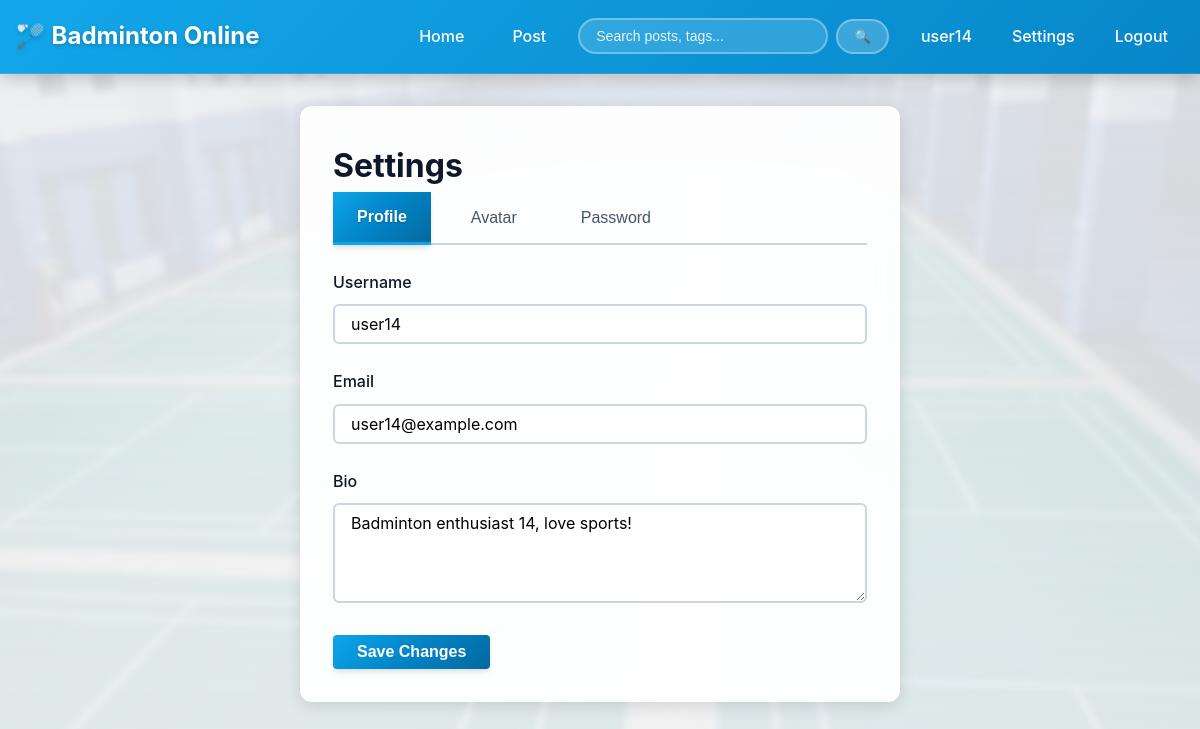
/settings (signed in), run on the app's committed database.
### app/models.py (models this page shows, shortened)
class User(UserMixin, db.Model):
    __tablename__ = 'users'
    id = db.Column(db.Integer, primary_key=True)
    username = db.Column(db.String(80), unique=True, nullable=False, index=True)
    email = db.Column(db.String(120), unique=True, nullable=False, index=True)
    password_hash = db.Column(db.String(255), nullable=False)
    avatar_url = db.Column(db.String(255), default='default_avatar.png')
    bio = db.Column(db.Text, nullable=True)
    created_at = db.Column(db.DateTime, default=datetime.utcnow, nullable=False)
    last_login = db.Column(db.DateTime, nullable=True)
    is_active = db.Column(db.Boolean, default=True, nullable=False)
    is_admin = db.Column(db.Boolean, default=False, nullable=False)
    posts = db.relationship('Post', backref='author', lazy='dynamic',
                           cascade='all, delete-orphan')
    comments = db.relationship('Comment', backref='author', lazy='dynamic',
                              cascade='all, delete-orphan')
    following = db.relationship(
        'User', secondary=follows,
        primaryjoin=('follows.c.follower_id == User.id'),
        secondaryjoin=('follows.c.following_id == User.id'),
        backref=db.backref('followers', lazy='dynamic'),
        lazy='dynamic'
    )
    bookmarked_posts = db.relationship(
        'Post', secondary=bookmarks,
        backref=db.backref('bookmarked_by', lazy='dynamic'),
        lazy='dynamic'
    )
    liked_posts = db.relationship(
        'Post', secondary=post_likes,
        backref=db.backref('liked_by', lazy='dynamic'),
        lazy='dynamic'
    )
    liked_comments = db.relationship(
        'Comment', secondary=comment_likes,
        backref=db.backref('liked_by', lazy='dynamic'),
        lazy='dynamic'
    )

### app/routes.py (the view, shortened to what this page needs)
@main.route('/settings', methods=['GET', 'POST'])
@login_required
def settings():
    form = UserSettingsForm()
    password_form = PasswordChangeForm()
    form.username.data = current_user.username
    form.email.data = current_user.email
    form.bio.data = current_user.bio
    return render_template('user_settings.html', form=form, password_form=password_form)

### app/forms.py
class UserSettingsForm(FlaskForm):
    username = StringField('Username', validators=[
        DataRequired('Please enter a username'),
        Length(min=3, max=20, message='Username must be between 3 and 20 characters')
    ])
    email = StringField('Email', validators=[
        DataRequired('Please enter an email address'),
        Email('Please enter a valid email address')
    ])
    bio = TextAreaField('Bio', validators=[
        Length(max=500, message='Bio cannot exceed 500 characters')
    ])
    avatar = FileField('Avatar', validators=[
        Optional()
    ])
    submit = SubmitField('Save Changes')

class PasswordChangeForm(FlaskForm):
    old_password = PasswordField('Current Password', validators=[DataRequired('Please enter current password')])
    new_password = PasswordField('New Password', validators=[
        DataRequired('Please enter new password'),
        Length(min=8, message='Password must be at least 8 characters')
    ])
    new_password2 = PasswordField('Confirm New Password', validators=[
        DataRequired('Please confirm new password'),
        EqualTo('new_password', message='Passwords do not match')
    ])
    submit = SubmitField('Change Password')

### templates/user_settings.html (shortened to what this page needs)
{% extends "base.html" %}
{% block content %}
<div class="container">
    <div class="settings-container">
        <h1>Settings</h1>
        <div class="settings-tabs">
            <button class="tab-btn active" data-tab="profile">Profile</button>
            <button class="tab-btn" data-tab="avatar">Avatar</button>
            <button class="tab-btn" data-tab="password">Password</button>
        </div>
        <div class="settings-content">
            <div class="tab-content active" id="profile-tab">
                <form method="POST" class="settings-form" enctype="multipart/form-data">
                    <div class="form-group">
                        {{ form.username.label }}
                        {{ form.username(class="form-control") }}
                    </div>
                    <div class="form-group">
                        {{ form.email.label }}
                        {{ form.email(class="form-control") }}
                    </div>
                    <div class="form-group">
                        {{ form.bio.label }}
                        {{ form.bio(class="form-control", rows="4") }}
                    </div>
                    {{ form.submit(class="btn btn-primary") }}
                </form>
            </div>
        </div>
    </div>
</div>
{% endblock %}

### templates/base.html (shortened to what this page needs)
<!DOCTYPE html>
<html lang="en">
<head>
    <link rel="stylesheet" href="{{ url_for('static', filename='css/main.css') }}">
    <link rel="stylesheet" href="{{ url_for('static', filename='css/components.css') }}">
    <link rel="stylesheet" href="{{ url_for('static', filename='css/responsive.css') }}">
    <link rel="stylesheet" href="{{ url_for('static', filename='css/icons.css') }}">
    <link rel="stylesheet" href="{{ url_for('static', filename='css/background.css') }}">
</head>
<body>
    <header class="navbar">
        <div class="container">
            <div class="navbar-brand">
                <a aria-label="Home">
                    <h1>🏸 Badminton Online</h1>
                </a>
            </div>
            <nav class="navbar-nav" role="navigation" aria-label="Main navigation">
                <a href="{{ url_for('main.index') }}" class="nav-link">Home</a>
                <a href="{{ url_for('main.post_create') }}" class="nav-link">Post</a>
                <form class="search-form" action="{{ url_for('main.search') }}" method="GET" role="search">
                    <input type="search" name="q" id="search-input" placeholder="Search posts, tags..."
                           aria-label="Search" autocomplete="off">
                    <button type="submit" aria-label="Search">🔍</button>
                </form>
                {% if current_user.is_authenticated %}
                    <div class="user-menu">
                        <a href="{{ url_for('main.user_profile', username=current_user.username) }}"
                           class="nav-link">{{ current_user.username }}</a>
                        <a href="{{ url_for('main.settings') }}" class="nav-link">Settings</a>
                        <a href="{{ url_for('auth.logout') }}" class="nav-link">Logout</a>
                    </div>
                {% else %}
                    <div class="user-menu">
                        <a href="{{ url_for('auth.login') }}" class="nav-link">Login</a>
                        <a href="{{ url_for('auth.register') }}" class="nav-link btn-primary">Register</a>
                    </div>
                {% endif %}
            </nav>
        </div>
    </header>
    <main id="main-content" class="main-content">
        {% block content %}{% endblock %}
    </main>
</body>
</html>

### static/css/components.css (style rules this page uses)
.settings-tabs { display: flex; gap: var(--spacing-md); margin-bottom: var(--spacing-lg); border-bottom: 2px solid var(--border-color); }
.tab-btn { padding: var(--spacing-md) var(--spacing-lg); background: none; border: none; border-bottom: 3px solid transparent; margin-bottom: -3px; cursor: pointer; color: var(--text-secondary); font-size: var(--font-size-base); font-weight: 500; transition: all 0.3s cubic-bezier(0.4, 0, 0.2, 1); }
.tab-btn.active { color: #ffffff; border-bottom: 3px solid var(--primary-color); font-weight: 700; background: var(--primary-gradient); box-shadow: var(--shadow-md); text-shadow: 0 1px 2px rgba(0, 0, 0, 0.2); transform: translateY(-1px); }
.tab-content { display: none; }
.tab-content.active { display: block; }
.settings-form { margin-top: var(--spacing-lg); }

### static/css/background.css (style rules this page uses)
body { position: relative; }
body::before { content: ''; position: fixed; top: 0; left: 0; width: 100%; height: 100%; background-image: var(--bg-image, url('/static/images/background.jpg')); background-size: cover; background-position: center; background-attachment: fixed; background-repeat: no-repeat; opacity: 0.25; z-index: -2; pointer-events: none; filter: blur(3px); transform: scale(1.05); }
body::after { content: ''; position: fixed; top: 0; left: 0; width: 100%; height: 100%; background: linear-gradient( to bottom, rgba(241, 245, 249, 0.6) 0%, rgba(241, 245, 249, 0.5) 50%, rgba(241, 245, 249, 0.6) 100% ); z-index: -1; pointer-events: none; }
.main-content { position: relative; z-index: 1; }
.post-card, .post-detail, .profile-header, .sidebar, .settings-container, .auth-container, .form-container { background: rgba(255, 255, 255, 0.92); -webkit-backdrop-filter: blur(10px); backdrop-filter: blur(10px); box-shadow: 0 4px 16px rgba(0, 0, 0, 0.12); border: 1px solid rgba(255, 255, 255, 0.4); }
.navbar { background: linear-gradient(135deg, rgba(14, 165, 233, 0.98) 0%, rgba(2, 132, 199, 0.98) 100%); -webkit-backdrop-filter: blur(10px); backdrop-filter: blur(10px); box-shadow: 0 4px 16px rgba(0, 0, 0, 0.2); }

### data on the page
User: username "user14", email "user14@example.com", bio "Badminton enthusiast 14, love sports!"
